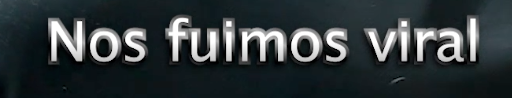
#> input picture video-editing/clients/restauco/caption-style-reference.png, 512 x 98 px, found by its file name
$ python compare_caption_fonts.py
#> lines starting #> are read from the running program, lines starting #| are printed output that depends on the picture
from PIL import Image,ImageDraw,ImageFont,ImageFilter
import numpy as np
from pathlib import Path
p=Path('$WORKSPACE/output/reference-edit-20260926')
ref=Image.open(p/'caption-style-reference.png').convert('RGB')
canvas=Image.new('RGB',(512,98*4),'#102027');canvas.paste(ref,(0,0))
for idx,name in enumerate(['Tahoma','Arial','Arial Bold'],1):
 f=ImageFont.truetype('/System/Library/Fonts/Supplemental/'+name+'.ttf',120)
 m=Image.new('L',(1100,180));ImageDraw.Draw(m).text((10,0),'Nos fuimos viral',font=f,fill=255)
 m=m.crop(m.getbbox()).resize((425,43),Image.Resampling.LANCZOS)
 mask=Image.new('L',(512,98));mask.paste(m,(51,18))
 border=mask.filter(ImageFilter.MaxFilter(7));shadow=Image.new('L',(512,98));shadow.paste(border,(2,4));shadow=shadow.filter(ImageFilter.GaussianBlur(1.5))
 img=Image.new('RGBA',(512,98),(16,32,39,255));black=Image.new('RGBA',img.size,(0,0,0,0));black.putalpha(shadow);img=Image.alpha_composite(img,black)
 stroke=Image.new('RGBA',img.size,(115,115,115,255));stroke.putalpha(border);img=Image.alpha_composite(img,stroke)
 grad=Image.new('RGBA',img.size)
 dr=ImageDraw.Draw(grad)
 for y in range(98):
  v=round(255-65*max(0,min(1,(y-42)/19)));dr.line((0,y,512,y),fill=(v,v,v,255))
 grad.putalpha(mask);img=Image.alpha_composite(img,grad)
 canvas.paste(img.convert('RGB'),(0,idx*98))
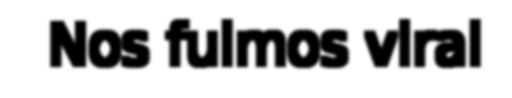
#> black: PIL image 512x98 RGBA; mean R, G, B, A 0, 0, 0, 61.9; transparent parts drawn white
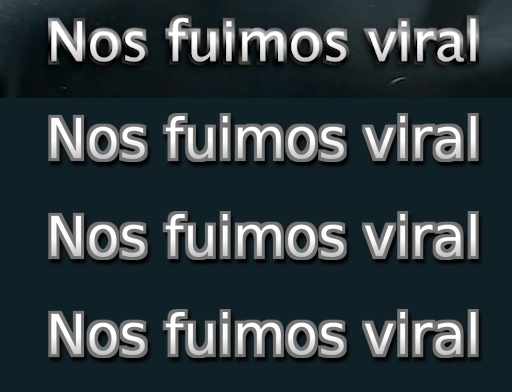
#> canvas: PIL image 512x392 RGB; mean R, G, B 50.3, 60.6, 64.9
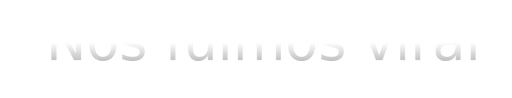
#> grad: PIL image 512x98 RGBA; mean R, G, B, A 224.5, 224.5, 224.5, 23.9; transparent parts drawn white
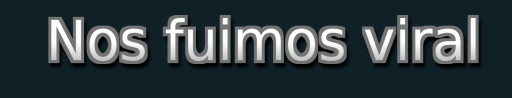
#> img: PIL image 512x98 RGBA; mean R, G, B, A 50.7, 62, 66.9, 255
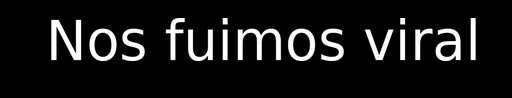
#> mask: PIL image 512x98 L; min 0, max 255, mean 23.9
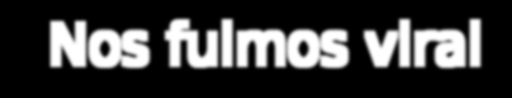
#> shadow: PIL image 512x98 L; min 0, max 255, mean 61.9
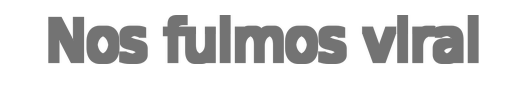
#> stroke: PIL image 512x98 RGBA; mean R, G, B, A 115, 115, 115, 61.9; transparent parts drawn white
canvas.save(p/'caption-font-comparison.png')
